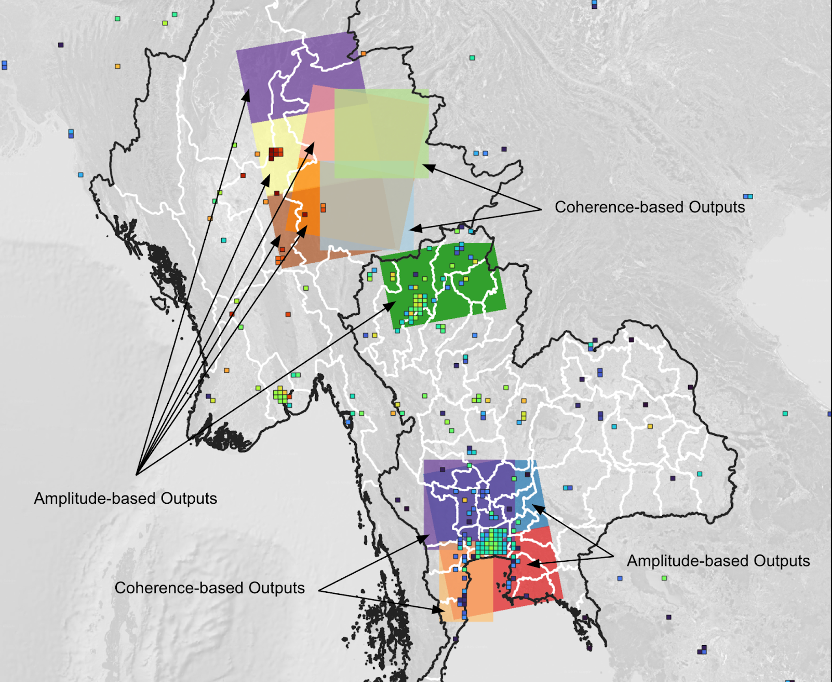
#> input picture Areas of Interest.png, 832 x 682 px; its folder holds only this picture in this run
$ python -i utils.py   (imports and definitions only)
#> lines starting #> are read from the running program, lines starting #| are printed output that depends on the picture; after the words box and inside, x2 and y2 are one past the last pixel; in counts of white or black regions, pixels touching at a corner belong together
import yaml
from pathlib import Path
from tqdm.auto import tqdm

# image processing
import os
import numpy as np
import cv2
import pytesseract
from PIL import Image


# [33 lines left out: functions read_yaml, specify_utc, append_to_csv, not called in this run]


def binarize_image(image_path):
    # Load image
#> called with image_path = 'Areas of Interest.png'
    img = cv2.imread(image_path)
#> img is the input picture: shape (682, 832, 3); mean B, G, R 200.8, 202.8, 203.2

    # Convert to grayscale
    gray = cv2.cvtColor(img, cv2.COLOR_BGR2GRAY)
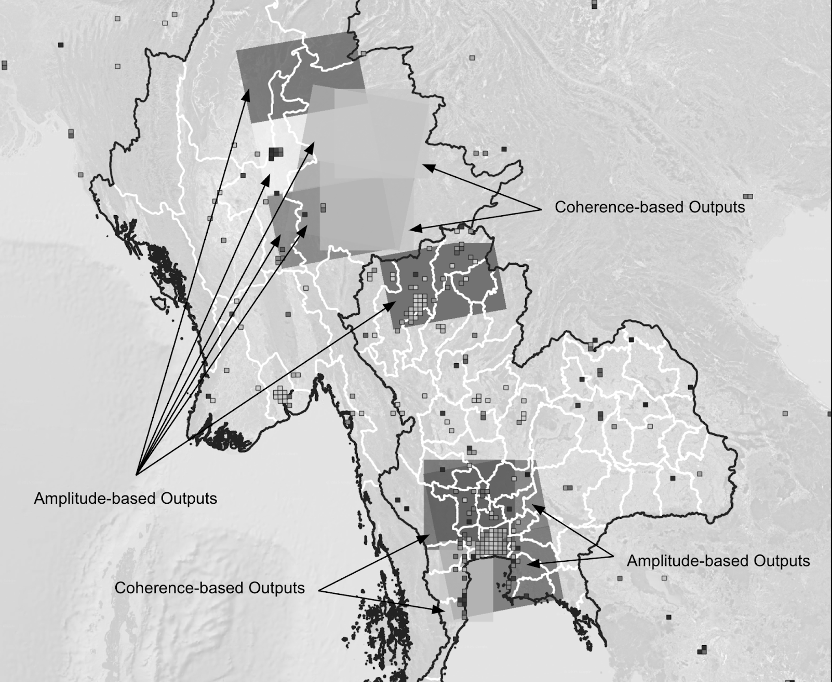
#> gray: shape (682, 832); min 0, max 255, mean 202.7

    # Apply threshold to get binary image
    # _, binary = cv2.threshold(gray, 150, 255, cv2.THRESH_BINARY_INV)
    blur = cv2.GaussianBlur(gray, (3,3), 0)
    binary = cv2.threshold(blur, 0, 255, cv2.THRESH_BINARY_INV + cv2.THRESH_OTSU)[1]
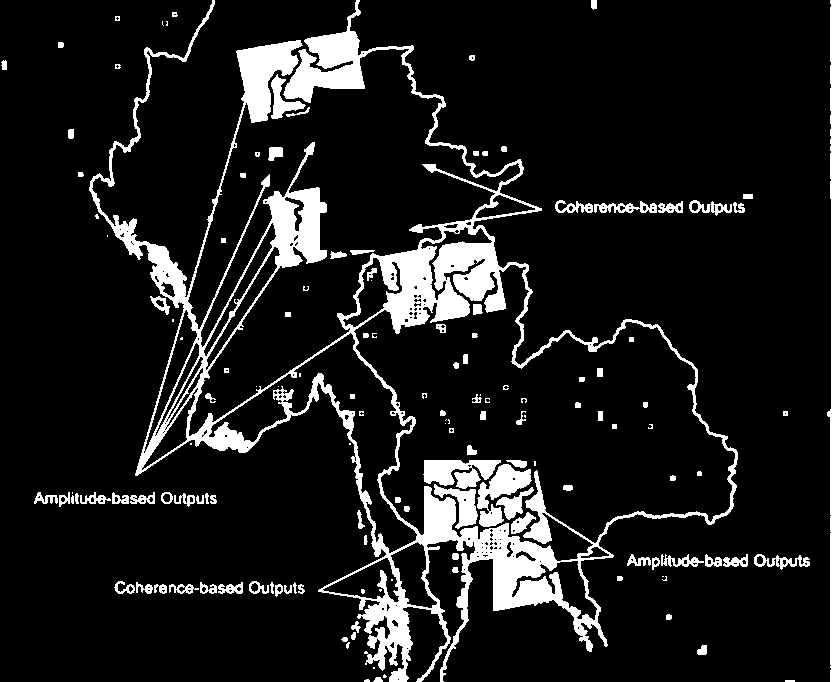
#> binary: shape (682, 832); 10.9% white; 143 white regions (36 under 20 px), largest, box (x1, y1, x2, y2) and area: (89, 0, 738, 682) 47751, (477, 464, 532, 527) 1529, (423, 460, 501, 489) 1512
    return binary

# [31 lines left out: functions image_contains_text, filter_images_without_text, not called in this run]

>>> result = binarize_image('Areas of Interest.png')
